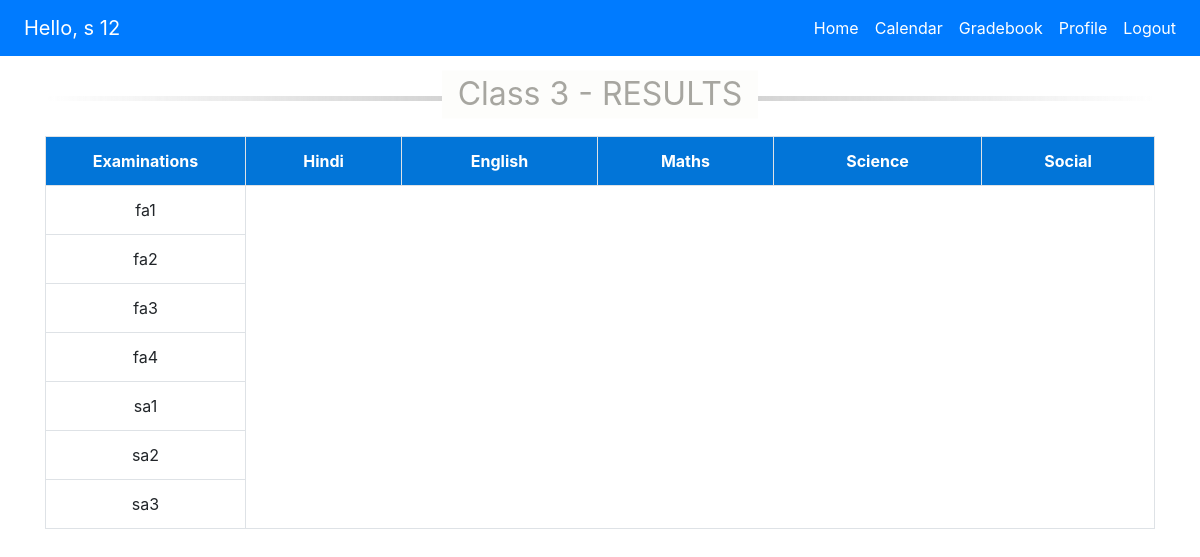
Page /student/grades/3 (signed in) on the committed database.
### students/models.py (models this page shows, shortened)
class Student(models.Model):
    user = models.OneToOneField(User,on_delete=models.CASCADE)
    standards = models.ManyToManyField(Standard)
    current_standard = models.ForeignKey(Standard,related_name='Class',on_delete=models.CASCADE,null=True,blank=True)
    roll_number = models.PositiveIntegerField()
    created_at = models.DateTimeField(auto_now_add=True,editable=False)
    updated_at = models.DateTimeField(auto_now=True,editable=False)
    admission_no = models.CharField(max_length=20)
    father = models.CharField(max_length=200)
    slug = models.SlugField(max_length=210,blank=True,null=True,editable=False)
    caste = models.CharField(max_length=20,
                             choices=CASTE_CHOICES,
                             default="General")
    religion = models.CharField(max_length=10,
                                choices=RELIGION_CHOICES,
                                default='Hindu')

### accounts/models.py (models this page shows, shortened)
class User(AbstractBaseUser):
    email = models.EmailField(
        max_length=255,
        unique=True,
        default='s@gmail.com'
    )
    contact_no = models.CharField(max_length=10,blank=True)
    first_name = models.CharField(max_length=200,default='s')
    last_name = models.CharField(max_length=200,default='0')
    active = models.BooleanField(default=True)
    staff = models.BooleanField(default=False)
    is_student = models.BooleanField(default=True)
    is_teacher = models.BooleanField(default=False)
    admin = models.BooleanField(default=False)
    address = models.CharField(max_length=200,default="",blank=True)
    profile_pic = models.ImageField(upload_to='profile_pic/',null=True,blank=True)
    date_of_birth = models.DateField(
        auto_now_add=False,
        help_text = 'Format: YYYY-MM-DD',
        blank=True,
        null=True
        )
    objects = UserManager()
    USERNAME_FIELD = 'email'
    @property
    def is_active(self):
        return self.active

### subjects/models.py (models this page shows, shortened)
class Subject(models.Model):
    name = models.ForeignKey(SubjectName, on_delete=models.CASCADE)
    standard = models.ForeignKey(Standard,on_delete=models.CASCADE)
    teacher = models.ForeignKey(Teacher,on_delete=models.CASCADE)
    total_marks = models.PositiveIntegerField(default=100,null=True,blank=True)
    classes_per_week = models.PositiveIntegerField(default=6,null=True,blank=True)
    slug = models.SlugField(max_length=210,null=True,blank=True,editable=False)
    def __str__(self):
        return self.name.name

class SubjectName(models.Model):
    name = models.CharField(max_length=200, unique=True)

### results/models.py (models this page shows, shortened)
class Examination(models.Model):
    name = models.ForeignKey(ExaminationName,on_delete=models.CASCADE)
    standard = models.ForeignKey(Standard,on_delete=models.CASCADE)

class ExaminationName(models.Model):
    name = models.CharField(max_length=200, unique=True)
    def __str__(self):
        return self.name

### students/views.py (the view)
# urls.py: path('grades/<slug:slug>',views.student_grades,name='grades'),
@login_required
def student_grades(request,slug):
    user = request.user
    standard = Standard.objects.get(slug=slug)
    if not user.is_student:
        return HttpResponse('<h1>You are not authorised to view this page</h1>')
    student = Student.objects.get(user=user)
    examinations = Examination.objects.filter(standard=standard)
    results = {}
    for examination in examinations:
        results[examination] = Result.objects.filter(student=student,examination=examination).order_by('subject')
    subjects = Subject.objects.filter(standard=standard)
    dict = {
        'student':student,
        'standard':standard,
        'results':results,
        'examinations':examinations,
        'subjects':subjects
    }
    return render(request,'students/grades.html',dict)

### accounts/context_processors.py (called while the page is built, shortened)
def add_variable_to_context(request):
    if request.user.is_authenticated:
        if request.user.is_student:
            try:
                student = Student.objects.get(user=request.user)
                return {'student':student}
            except Student.DoesNotExist:
                return {}
    return {}

### standards/models.py (called while the page is built)
    def __str__(self):
        return self.name

### templates/students/grades.html (shortened to what this page needs)
<!DOCTYPE html>
{% extends 'students/base.html' %}
{% load teacher_extras %}
{% load static %}
{% block stylesheets %}
  <link rel="stylesheet" href="{% static 'students/style.css' %}">
{% endblock %}
{% block body_block %}
<br>
<div class="container table-container">
  <div class="table-responsive-sm">
      <hr class='hr-text' data-content="Class {{standard}} - RESULTS"> <br>
    <table class="grade-table table thead-light table-hover table-bordered">
      <tr>
        <th class="name-cell">Examinations</th>
        {% for subject in subjects %}
          <th>{{subject|title}}</th>
        {% endfor %}
      </tr>
      {% for examination,list in results.items %}
      <tr>
        <td class="name-cell">{{examination.name}}</td>
      </tr>
      {% endfor %}
    </table>
  </div>
</div>
{% endblock %}

### templates/students/base.html (shortened to what this page needs)
{% load static %}
{% load crispy_forms_tags %}
{% load bootstrap4 %}
{% bootstrap_css %}
<!DOCTYPE html>
<html lang="en">
<head>
  <link rel="stylesheet" href="https://use.fontawesome.com/releases/v5.0.10/css/all.css"
>
  <link rel="stylesheet" href="{% static 'general.css' %}">
  {% block stylesheets %}
  {% endblock %}
</head>
<body>
    <nav class="navbar navbar-expand-lg sticky-top navbar-dark bg-primary">
      <a class="navbar-brand" href="#" style="cursor:auto;">Hello, {{student.user.first_name}} {{student.user.last_name}}</a>
      <div class="collapse navbar-collapse" id="navbarNav">
        <ul class="navbar-nav ml-auto">
          <li class="nav-item active">
            <a class="nav-link" href="{% url 'students:home' %}">Home <span class="sr-only">(current)</span></a>
          </li>
          <li class="nav-item active">
            <a class="nav-link" href="{% url 'students:calendar' %}">Calendar</a>
          </li>
          <li class="nav-item active">
            <a class="nav-link" href="{% url 'students:gradebook' %}">Gradebook</a>
          </li>
          <li class="nav-item active">
            <a class="nav-link" href="{% url 'students:profile' slug=student.slug %}">Profile</a>
          </li>
          <li class="nav-item active">
            <a class="nav-link" href="{% url 'accounts:logout' %}">Logout</a>
          </li>
        </ul>
      </div>
    </nav>
  {% block body_block %}
  {% endblock %}
</body>
</html>

### static/students/style.css (style rules this page uses)
.navbar-brand { margin-left: 8px; }
.grade-table { text-align: center; margin: auto auto; }
.grade-table tr th { background-color: #0275d8; color: white; text-align: center; }
.name-cell { width: 200px; }

### rows in the picture
Student: user.first_name "s", user.last_name "12"
Subject: name.name "Hindi"
Subject: name.name "English"
Subject: name.name "Maths"
Subject: name.name "Science"
Subject: name.name "Social"
Examination: name "fa1"
Examination: name "fa2"
Examination: name "fa3"
Examination: name "fa4"
Examination: name "sa1"
Examination: name "sa2"
Examination: name "sa3"
